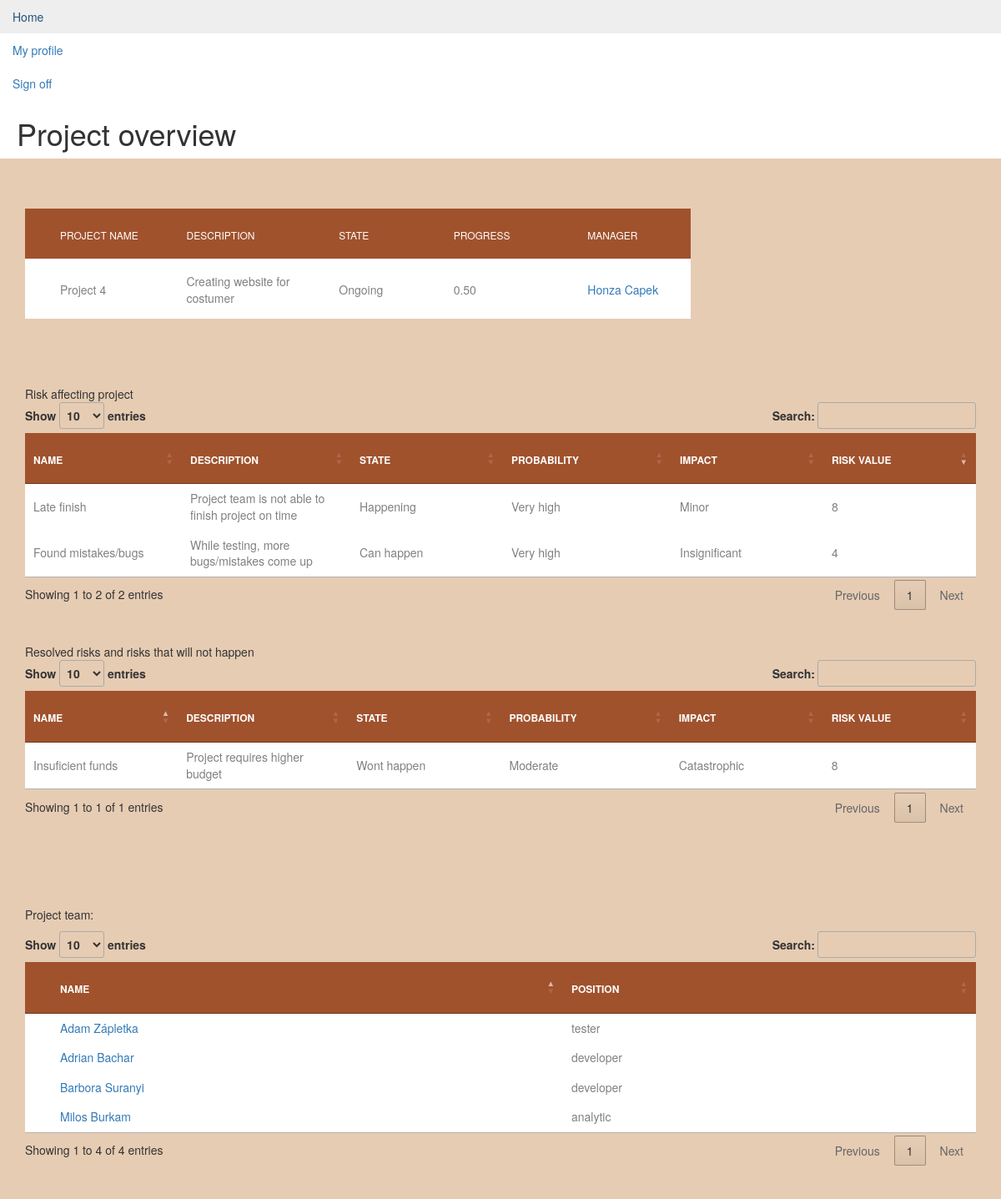
Page /dp/project/4 (signed in) on the committed database.
### dp/models.py (models this page shows, shortened)
class Project(models.Model):
    portfolio = models.ForeignKey(Portfolio, on_delete=models.SET_NULL, null=True, blank=True)
    project_name = models.TextField()
    description = models.CharField(max_length=200)
    plan_budget = models.DecimalField(max_digits=15, decimal_places=2, null=True, blank=True)
    used_budget = models.DecimalField(max_digits=15, decimal_places=2, default=0)
    manhours = models.DecimalField(max_digits=15, decimal_places=0, null=True, blank=True)
    pub_date = models.DateTimeField (auto_now_add=True)
    start_date = models.DateField ('date of start', null=True, blank=True)
    deadline = models.DateField ('date of deadline', null=True, blank=True)
    possible_income = models.DecimalField(max_digits=15, decimal_places=2, null=True, blank=True)
    complexity = models.CharField(max_length=1, choices=COMPLEXITY_VALUES, null=True)
    type = models.CharField(max_length=1, choices=TYPE_VALUES, null=True)
    urgency = models.CharField(max_length=1, choices=PRIORITY_VALUES, null=True)
    importance = models.CharField(max_length=1, choices=PRIORITY_VALUES, null=True)
    STATE_VALUES = (
        ('1', 'Planned'),
        ('2', 'Ongoing'),
        ('3', 'Finished'),
        ('4', 'Interrupted'),
        ('5', 'Stopped'),
    )
    state = models.CharField(max_length=1, choices=STATE_VALUES, default=1)
    progress = models.DecimalField(max_digits=3, decimal_places=2, default=0,
                                   validators=[MaxValueValidator(1.00), MinValueValidator(0.00)])
    project_manager = models.ForeignKey(Employee, on_delete=models.SET_NULL, null=True, blank=True)

class Employee(models.Model):
    user = models.OneToOneField(User, on_delete=models.CASCADE)
    position = models.CharField(max_length=200)
    address = models.CharField(max_length=200)
    birthday = models.DateField()
    photo = models.FileField( blank=True, null=True)
    salary = models.DecimalField(max_digits =9, decimal_places=2, null=True)
    GENDER_VALUES = (
        ('male', 'Male'),
        ('female', 'Female'),
    )
    gender = models.CharField(max_length=6, choices=GENDER_VALUES)

class ProjectRisk (models.Model):
    class Meta:
        unique_together = (('project', 'risk'),)
    project = models.ForeignKey(Project, on_delete=models.CASCADE, blank=True, null=True)
    risk = models.ForeignKey(Risk, on_delete=models.CASCADE)
    risk_state = models.IntegerField(choices=RISK_STATE_VALUES, default=1)
    risk_impact = models.IntegerField(choices=RISK_IMPACT_VALUES, null=True)
    probability = models.IntegerField(choices=RISK_PROBABILITY_VALUES, null=True)
    def get_risk_value(self):
        return self.probability * self.risk_impact

class Risk (models.Model):
    name = models.CharField(max_length=50, null=True)
    description = models.CharField(max_length=200, null=True)
    consequence = models.CharField(max_length=200, null=True)

class ProjectMember(models.Model):
    class Meta:
        unique_together = (('project', 'member'),)
    project = models.ForeignKey(Project, on_delete=models.CASCADE)
    member = models.ForeignKey(Employee, on_delete=models.CASCADE)
    position = models.CharField(max_length=200, null=True)

### dp/views.py (the view)
# urls.py: path('project/<int:project_id>', views.project_detail, name='project_detail'),
@login_required
def project_detail(request, project_id):
    project = get_object_or_404(Project, pk=project_id)
    is_member = len(request.user.employee.projectmember_set.filter(project_id=project_id)) > 0
    finished_tasks = Task.objects.filter(in_project=project_id, state='3').all()
    actual_tasks = Task.objects.filter(in_project=project_id)
    actual_tasks = actual_tasks.filter(state__in=[1,2,4])
    risks_tmp = ProjectRisk.objects.filter(project_id = project_id)
    finished_risks = risks_tmp.filter(risk_state__in=[2,3])
    actual_risks =  risks_tmp.filter(risk_state__in=[0,1])
    useable_budget = None
    if  project.plan_budget is not None:
        useable_budget = project.plan_budget - project.used_budget
    return render(request, 'dp/project_detail.html',
                  {'project': project, 'is_member': is_member, 'actual_tasks': actual_tasks, 'useable_budget': useable_budget,
                   'finished_tasks': finished_tasks, 'finished_risks': finished_risks,'actual_risks': actual_risks, 'error_message': "You didn't select a choice."})

### templates/dp/project_detail.html (shortened to what this page needs)
{% extends "dp/base.html" %}
{% block title %}
    <h1>Project overview</h1>
{% endblock %}
{% block content %}
    {% load static %}
    <link rel="stylesheet" type="text/css" href="{% static 'dp/css/index.css' %}"/>
    <div class="limiter">
        <div class="container-table100">
            <br>
            <br>
            <div class="wrap-table100">
                <div class="table100 ver1 m-b-110">
                    <table data-vertable="ver1">
                        <thead>
                        <tr class="row100 head">
                            <th class="column100 column1" data-column="column1">Project name</th>
                            <th class="column100 column2" data-column="column2">Description</th>
                            <th class="column100 column3" data-column="column3">State</th>
                            <th class="column100 column3" data-column="column3">Progress</th>
                            <th class="column100 column4" data-column="column4">Manager</th>
                        </tr>
                        </thead>
                        <tbody>
                        <tr class="row100">
                            <td class="column100 column1" data-column="column1">
                                {{ project.project_name }}
                            </td>
                            <td class="column100 column2" data-column="column2">
                                {{ project.description }}
                            </td>
                            <td class="column100 column3" data-column="column3">
                                {{ project.get_state_display }}
                            </td>
                            <td class="column100 column3" data-column="column3">
                                {{ project.progress }}
                            </td>
                            <td class="column100 column4" data-column="column4">
                                {% if project.project_manager %}
                                    <a href="{% url 'dp:employee_detail' project.project_manager.id %}">{{ project.project_manager.user.first_name }} {{ project.project_manager.user.last_name }}</a>
                                {% endif %}
                            </td>
                        </tr>
                        </tbody>
                    </table>
                    <br>
                    <br>
                    <br>
                    <br>
                    {% if actual_risks %}
                        Risk affecting project
                        <table id="act_risks">
                            <thead>
                            <tr class="row100 head">
                                <th class="column100 column6" data-column="column6">Name</th>
                                <th class="column100 column8" data-column="column8">Description</th>
                                <th class="column100 column8" data-column="column8">State</th>
                                <th class="column100 column7" data-column="column7">Probability</th>
                                <th class="column100 column8" data-column="column8">Impact</th>
                                <th class="column100 column8" data-column="column8">Risk value</th>
                            </tr>
                            </thead>
                            <tbody>
                            {% for pr_risk in actual_risks %}
                                <tr class="row100">
                                    <td class="column100 column6" data-column="column6">
                                        {{ pr_risk.risk.name }}
                                    </td>
                                    <td class="column100 column7" data-column="column7">
                                        {{ pr_risk.risk.description }}
                                    </td>
                                    <td class="column100 column8" data-column="column8">
                                        {{ pr_risk.get_risk_state_display }}
                                    </td>
                                    <td class="column100 column8" data-column="column8">
                                        {{ pr_risk.get_probability_display }}
                                    </td>
                                    <td class="column100 column8" data-column="column8">
                                        {{ pr_risk.get_risk_impact_display }}
                                    </td>
                                    <td class="column100 column8" data-column="column8">
                                        {{ pr_risk.get_risk_value }}
                                    </td>
                                </tr>
                            {% endfor %}
                            </tbody>
                        </table>
                        <br>
                    {% endif %}
                    {% if finished_risks %}
                        <br>
                        Resolved risks and risks that will not happen
                        <table id="fin_risks">
                            <thead>
                            <tr class="row100 head">
                                <th class="column100 column6" data-column="column6">Name</th>
                                <th class="column100 column8" data-column="column8">Description</th>
                                <th class="column100 column8" data-column="column8">State</th>
                                <th class="column100 column7" data-column="column7">Probability</th>
                                <th class="column100 column8" data-column="column8">Impact</th>
                                <th class="column100 column8" data-column="column8">Risk value</th>
                            </tr>
                            </thead>
                            <tbody>
                            {% for pr_risk in finished_risks %}
                                <tr class="row100">
                                    <td class="column100 column6" data-column="column6">
                                        {{ pr_risk.risk.name }}
                                    </td>
                                    <td class="column100 column7" data-column="column7">
                                        {{ pr_risk.risk.description }}
                                    </td>
                                    <td class="column100 column8" data-column="column8">
                                        {{ pr_risk.get_risk_state_display }}
                                    </td>
                                    <td class="column100 column8" data-column="column8">
                                        {{ pr_risk.get_probability_display }}
                                    </td>
                                    <td class="column100 column8" data-column="column8">
                                        {{ pr_risk.get_risk_impact_display }}
                                    </td>
                                    <td class="column100 column8" data-column="column8">
                                        {{ pr_risk.get_risk_value }}
                                    </td>
                                </tr>
                            {% endfor %}
                            </tbody>
                        </table>
                        <br>
                    {% endif %}
                    <br>
                    <br>
                    <br>
                    {% if finished_tasks %}
                        <br>
                    {% endif %}
                    {% if project.projectmember_set.all %}
                        Project team:
                        <table id="employees">
                            <thead>
                            <tr class="row100 head">
                                <th class="column100 column1" data-column="column1">Name</th>
                                <th class="column100 column2" data-column="column2">Position</th>
                            </tr>
                            </thead>
                            <tbody>
                            <ul>
                                {% for projectmember in project.projectmember_set.all %}
                                    <tr class="row100">
                                        <td class="column100 column1" data-column="column1">
                                            <a href="{% url 'dp:employee_detail' projectmember.member_id %}">{{ projectmember.member.user.first_name }} {{ projectmember.member.user.last_name }} </a>
                                        </td>
                                        <td class="column100 column2" data-column="column2">
                                            {{ projectmember.position }}
                                        </td>
                                    </tr>
                                {% endfor %}
                            </ul>
                            </tbody>
                        </table>
                    {% endif %}
                    <br>
                </div>
            </div>
        </div>
    </div>
{% endblock content %}

### dp/static/dp/css/index.css (style rules this page uses)
.limiter { width: 100%; margin: 0 auto; }
.container-table100 { width: 100%; min-height: 20px; background: #e6ccb3; display: -webkit-box; display: -webkit-flex; display: -moz-box; display: -ms-flexbox; display: flex; align-items: center; justify-content: center; flex-wrap: wrap; padding: 20px 30px; }
.wrap-table100 { width: 1300px; }
table { width: 70%; background-color: #fff; }
th, td { font-weight: unset; padding-right: 10px; text-align: left; }
.column100 { width: 70px; padding-left: 25px; }
.column100.column1 { width: 70px; padding-left: 42px; }
.row100.head th { padding-top: 24px; padding-bottom: 20px; background-color: #CD5C5C; }
.row100 td { padding-top: 18px; padding-bottom: 14px; }
.table100.ver1 td { font-size: 14px; color: #808080; line-height: 1.4; }
.table100.ver1 th { font-size: 12px; color: #fff; line-height: 1.4; text-transform: uppercase; background-color: #A0522D; }
.pagetitle h1 { padding-left: 20px; }

### rows in the picture
Project: project_name "Project 4", description "Creating website for costumer", state "Ongoing", progress "0.50", project_manager.user.first_name "Honza", project_manager.user.last_name "Capek"
ProjectRisk: risk.name "Late finish", risk.description "Project team is not able to finish project on time", risk_state "Happening", probability "Very high", risk_impact "Minor", get_risk_value "8"
ProjectRisk: risk.name "Found mistakes/bugs", risk.description "While testing, more bugs/mistakes come up", risk_state "Can happen", probability "Very high", risk_impact "Insignificant", get_risk_value "4"
ProjectRisk: risk.name "Insuficient funds", risk.description "Project requires higher budget", risk_state "Wont happen", probability "Moderate", risk_impact "Catastrophic", get_risk_value "8"
ProjectMember: member.user.first_name "Barbora", member.user.last_name "Suranyi", position "developer"
ProjectMember: member.user.first_name "Adrian", member.user.last_name "Bachar", position "developer"
ProjectMember: member.user.first_name "Adam", member.user.last_name "Zápletka", position "tester"
ProjectMember: member.user.first_name "Milos", member.user.last_name "Burkam", position "analytic"
